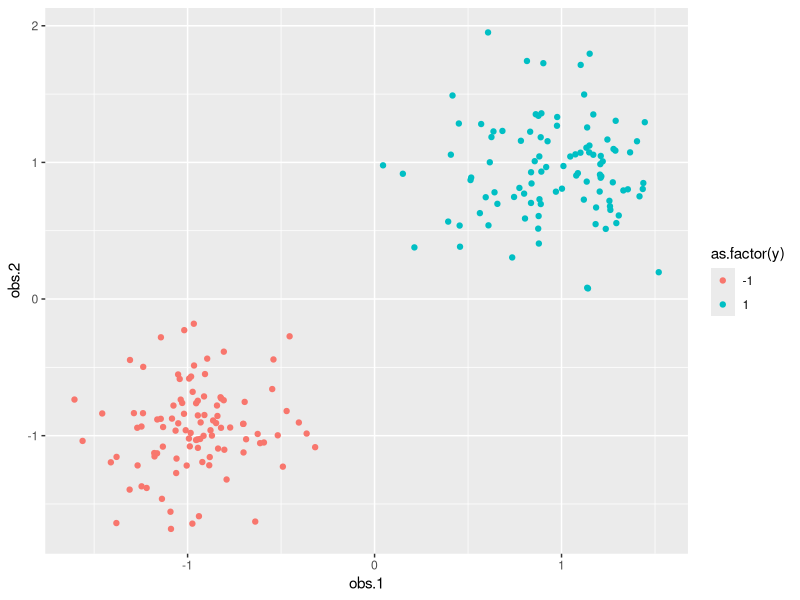
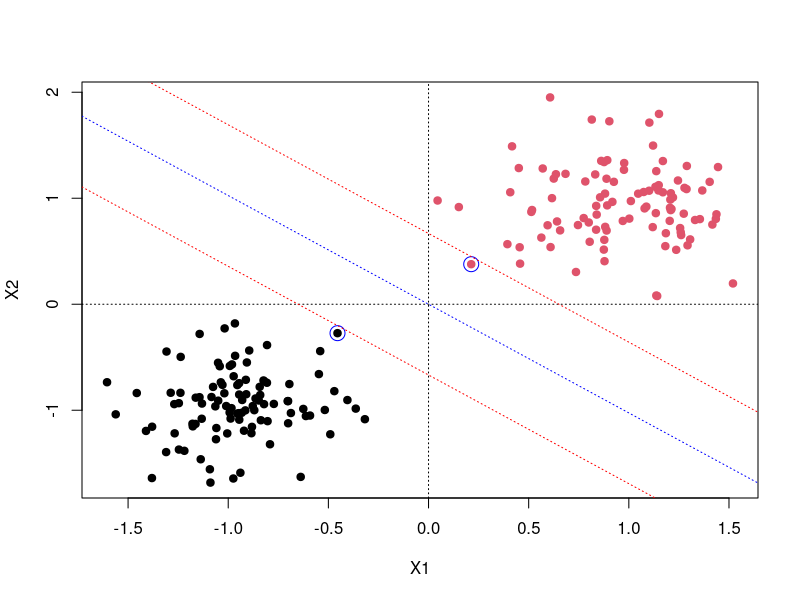
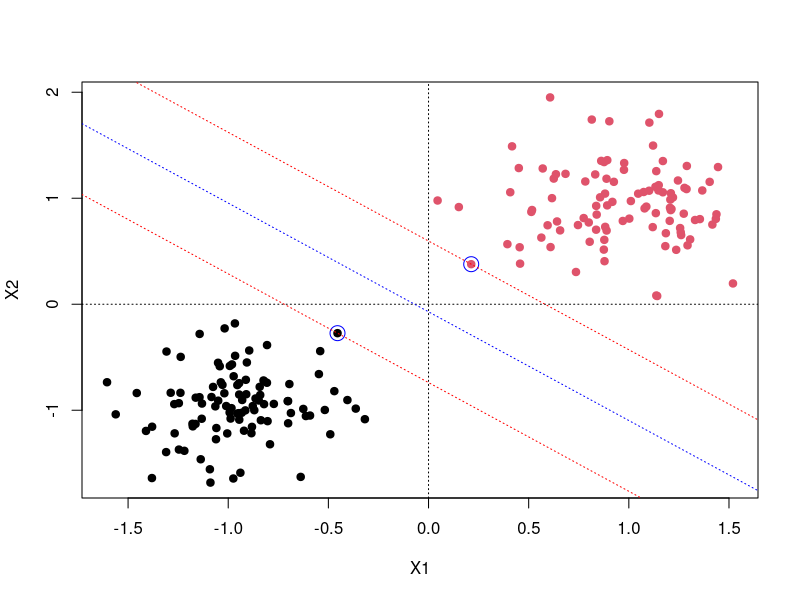
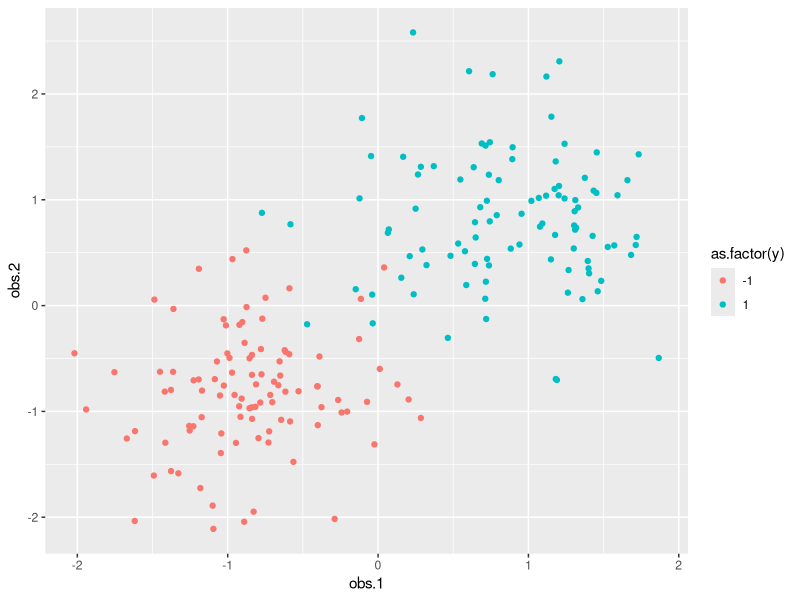
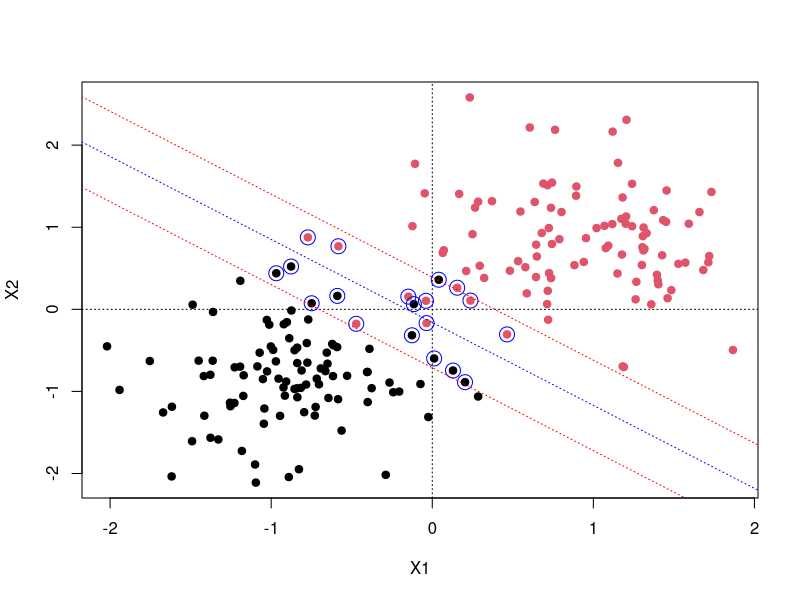
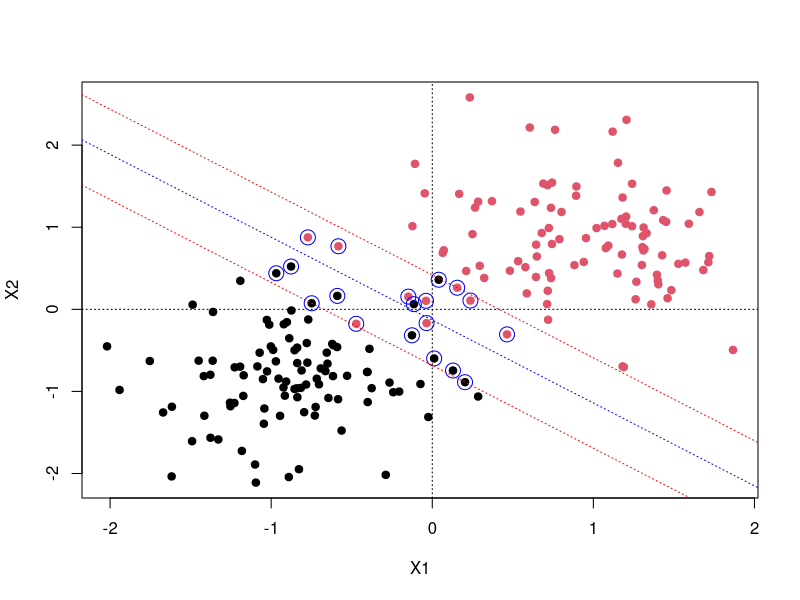

The R script that drew these images, in order:
## ---- chunk 1
knitr::opts_chunk$set(echo = TRUE)
library(mvtnorm)
library(quadprog)
library(ggplot2)
library(Matrix)
library(e1071)
## ---- chunk 2
set.seed(100)
n<- 100
p<- 2
x<- rmvnorm(n,mean=rep(0,p),sigma=(diag(1,p,p)+(1-diag(1,p,p))*0.15))
z<- rmvnorm(n, mean=rep(6, p), sigma = (diag(1,p,p)+(1-diag(1,p,p))*0.1)) 
obs<- rbind(x, z)
obs<- apply(obs, 2, scale)
y<- rep(c(-1,1), each=n)
data<- data.frame(obs=obs, y=y)
library(ggplot2)
ggplot(data=data, aes(x=obs.1,y=obs.2, label=as.factor(y))) + geom_point(aes(color=as.factor(y)))
## ---- chunk 3
obs<- scale(obs)
n<- n*2
#y<- as.matrix(y)
#obs<- cbind(1, obs)
D<- (y*obs) %*% t(y*obs)
d<- rep(1, n)
ineq<- diag(1, nrow=n)
A<- t(as.matrix(rbind(y, ineq)))
meq<- 1
b<- rep(0, ncol(A))
D.pd<- nearPD(D)
sol<-solve.QP(Dmat = D.pd$mat, dvec = d, Amat = A, bvec = b, meq = 1, factorized = FALSE) 
alpha<- sol$solution
beta<- t(as.matrix(alpha*y)) %*% obs
beta

## ---- chunk 4
ind<- which(abs(alpha)>1e-3)
beta0<- mean(y[ind]-as.matrix(obs)%*%t(beta))
beta0
## ---- chunk 5
data<-data.frame(obs,y=as.factor(y))
plot(data[,-3],col=(y+3)/2, pch=19); abline(h=0,v=0,lty=3)
points(data[ind,c(1,2)],col="blue",cex=2) # show the support vectors

# get parameters of hiperplane
w <-beta
b <- beta0
# in this 2D case the hyperplane is the line w[1,1]*x1 + w[1,2]*x2 + b = 0
abline(a=-b/w[1,2], b=-w[1,1]/w[1,2], col="blue", lty=3)
abline(a=(1-b)/w[1,2], b=-w[1,1]/w[1,2], col='red', lty=3)
abline(a=(-1-b)/w[1,2], b=-w[1,1]/w[1,2], col='red', lty=3)

## ---- chunk 6
svm.model<- svm(y ~ .,data=data,kernel="linear",cost=1e10,scale = F)
coef(svm.model)
## ---- chunk 7
plot(data[,-3],col=(y+3)/2, pch=19); abline(h=0,v=0,lty=3)
points(data[svm.model$index,c(1,2)],col="blue",cex=2) # show the support vectors

# get parameters of hiperplane
w <- t(svm.model$coefs) %*% svm.model$SV
b <- -svm.model$rho
# in this 2D case the hyperplane is the line w[1,1]*x1 + w[1,2]*x2 + b = 0
abline(a=-b/w[1,2], b=-w[1,1]/w[1,2], col="blue", lty=3)
abline(a=(1-b)/w[1,2], b=-w[1,1]/w[1,2], col='red', lty=3)
abline(a=(-1-b)/w[1,2], b=-w[1,1]/w[1,2], col='red', lty=3)
## ---- chunk 8
set.seed(100)
n<- 100
p<- 2
x<- rmvnorm(n,mean=rep(3,p),sigma=(diag(1,p,p)+(1-diag(1,p,p))*0.15))
z<- rmvnorm(n, mean=rep(6, p), sigma = (diag(1,p,p)+(1-diag(1,p,p))*0.1)) 
obs<- rbind(x, z)
obs<- apply(obs, 2, scale)
y<- rep(c(-1,1), each=n)
data<- data.frame(obs=obs, y=y)
library(ggplot2)
ggplot(data=data, aes(x=obs.1,y=obs.2, label=as.factor(y))) + geom_point(aes(color=as.factor(y)))
## ---- chunk 9
x=obs
data<-data.frame(x=x,y=y)
n<- nrow(data)
D<- (data$y)*as.matrix(data[,-3]) %*% t((data$y)*as.matrix(data[,-3]))
d<- t(as.matrix(rep(1, n)))
ineq1<- diag(1, nrow=n)
ineq2<- diag(-1, nrow=n)
A<- t(as.matrix(rbind(rbind(data$y, ineq1), ineq2)))
meq<- 1
c<- 1
b<- t(as.matrix(c(rep(0, n+1), rep(-c, n))))
D.pd<- nearPD(D)
sol<-solve.QP(Dmat = D.pd$mat, dvec = d, Amat = A, bvec = b, meq = 1) 
alpha<- sol$solution
#beta<- t(as.matrix(alpha*data$y)) %*% as.matrix(data[,-3])
ind<- which(abs(alpha)>1e-2)

beta<- t(as.matrix(alpha[ind]*data$y[ind])) %*% as.matrix(data[ind,-3])
beta
beta0<- mean(data$y[ind]-as.matrix(data[ind,-3])%*%t(beta))
beta0
X_sv = x[ind,]
Y_sv = y[ind]
## ---- chunk 10
data<-data.frame(x,y=as.factor(y))
plot(data[,-3],col=(y+3)/2, pch=19); abline(h=0,v=0,lty=3)
points(data[ind,c(1,2)],col="blue",cex=2) # show the support vectors

# get parameters of hiperplane
w <-beta
b <- beta0
# in this 2D case the hyperplane is the line w[1,1]*x1 + w[1,2]*x2 + b = 0
abline(a=-b/w[1,2], b=-w[1,1]/w[1,2], col="blue", lty=3)
abline(a=(1-b)/w[1,2], b=-w[1,1]/w[1,2], col='red', lty=3)
abline(a=(-1-b)/w[1,2], b=-w[1,1]/w[1,2], col='red', lty=3)

## ---- chunk 11
data<-data.frame(x,y=as.factor(y))
svm.model<-svm(y ~ .,data=data,kernel="linear",cost=1,scale = F, type='C-classification')
svm.model$index
drop(t(svm.model$coefs)%*%x[svm.model$index,])
coef(svm.model)
## ---- chunk 12
plot(data[,-3],col=(y+3)/2, pch=19); abline(h=0,v=0,lty=3)
points(data[svm.model$index,c(1,2)],col="blue",cex=2) # show the support vectors

# get parameters of hiperplane
w <- t(svm.model$coefs) %*% svm.model$SV
b <- -svm.model$rho
# in this 2D case the hyperplane is the line w[1,1]*x1 + w[1,2]*x2 + b = 0
abline(a=-b/w[1,2], b=-w[1,1]/w[1,2], col="blue", lty=3)
abline(a=(1-b)/w[1,2], b=-w[1,1]/w[1,2], col='red', lty=3)
abline(a=(-1-b)/w[1,2], b=-w[1,1]/w[1,2], col='red', lty=3)
